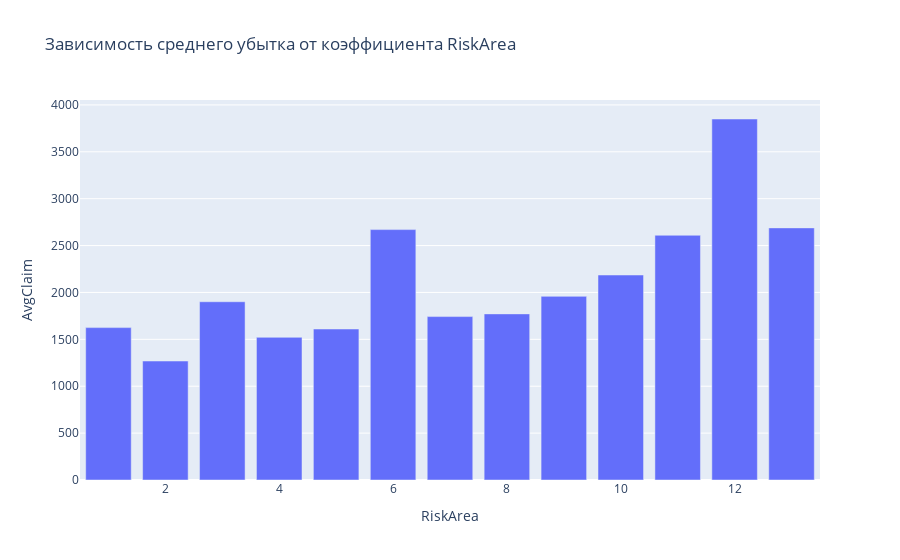

The notebook cell saved with this chart:
### Code cell
fig = px.bar(df_group_age, x=param, y='AvgClaim', title=f'Зависимость среднего убытка от коэффициента {param}')

fig.show()

### Figure 1 — Plotly figure (JSON) as saved in the notebook; plotly's stock layout.template omitted (floating-point values rounded to 4 significant figures)
{"data": [{"alignmentgroup": "True", "hovertemplate": "RiskArea=%{x}<br>AvgClaim=%{y}<extra></extra>", "legendgroup": "", "marker": {"color": "#636efa"}, "name": "", "offsetgroup": "", "orientation": "v", "showlegend": false, "textposition": "auto", "type": "bar", "x": [1, 2, 3, 4, 5, 6, 7, 8, 9, 10, 11, 12, 13], "xaxis": "x", "y": [1625.0, 1269.0, 1901.0, 1521.0, 1610.0, 2670.0, 1743.0, 1771.0, 1959.0, 2186.0, 2610.0, 3850.0, 2688.0], "yaxis": "y"}], "layout": {"barmode": "relative", "legend": {"tracegroupgap": 0}, "title": {"text": "Зависимость среднего убытка от коэффициента RiskArea"}, "xaxis": {"anchor": "y", "domain": [0, 1], "title": {"text": "RiskArea"}}, "yaxis": {"anchor": "x", "domain": [0, 1], "title": {"text": "AvgClaim"}}}}
